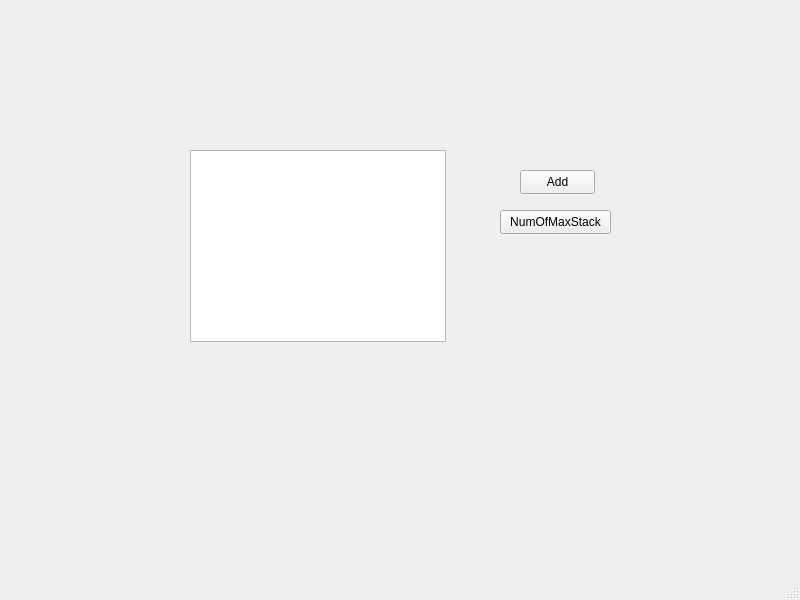
<?xml version="1.0" encoding="UTF-8"?>
<ui version="4.0">
 <class>MainWindow</class>
 <widget class="QMainWindow" name="MainWindow">
  <property name="geometry">
   <rect>
    <x>0</x>
    <y>0</y>
    <width>800</width>
    <height>600</height>
   </rect>
  </property>
  <property name="windowTitle">
   <string>MainWindow</string>
  </property>
  <widget class="QWidget" name="centralwidget">
   <widget class="QPushButton" name="pushButton">
    <property name="geometry">
     <rect>
      <x>520</x>
      <y>170</y>
      <width>75</width>
      <height>24</height>
     </rect>
    </property>
    <property name="text">
     <string>Add</string>
    </property>
   </widget>
   <widget class="QListWidget" name="listWidget">
    <property name="geometry">
     <rect>
      <x>190</x>
      <y>150</y>
      <width>256</width>
      <height>192</height>
     </rect>
    </property>
   </widget>
   <widget class="QPushButton" name="pushButton_2">
    <property name="geometry">
     <rect>
      <x>500</x>
      <y>210</y>
      <width>111</width>
      <height>24</height>
     </rect>
    </property>
    <property name="text">
     <string>NumOfMaxStack</string>
    </property>
   </widget>
  </widget>
  <widget class="QMenuBar" name="menubar">
   <property name="geometry">
    <rect>
     <x>0</x>
     <y>0</y>
     <width>800</width>
     <height>22</height>
    </rect>
   </property>
  </widget>
  <widget class="QStatusBar" name="statusbar"/>
 </widget>
 <resources/>
 <connections/>
</ui>
